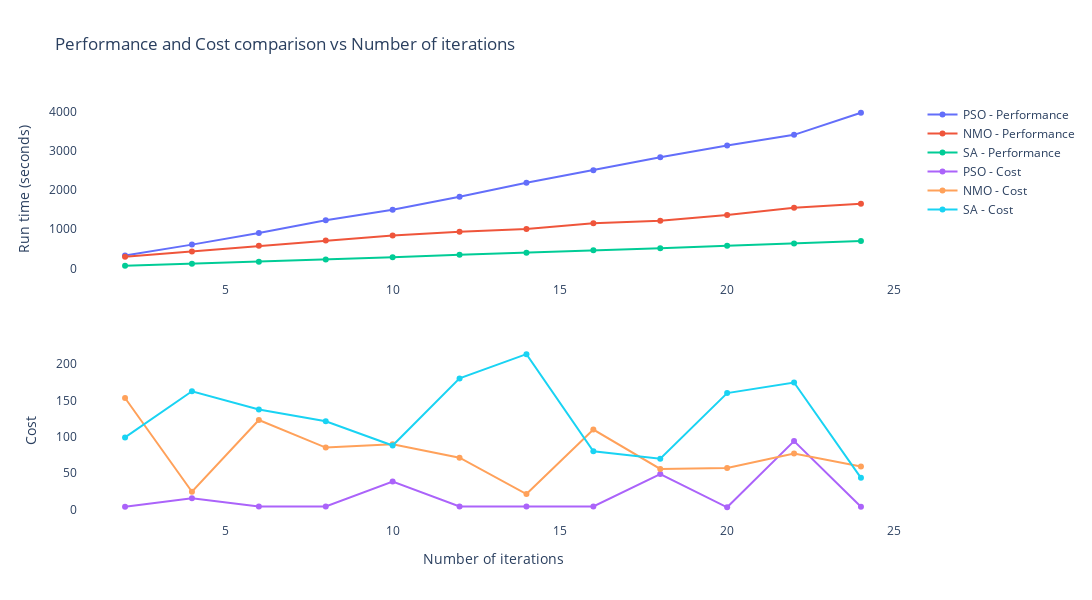

The notebook cell saved with this chart:
### Code cell
fig = make_subplots(rows= 2, cols= 1, shared_xaxes=True)

fig.add_trace(go.Scatter(x= df['index'], y= df['performance'], name= 'PSO - Performance'), row= 1, col= 1)
fig.add_trace(go.Scatter(x= df2['index'], y= df2['performace'], name= 'NMO - Performance'),row= 1, col= 1)
fig.add_trace(go.Scatter(x= df3['iteration'], y= df3['execution_time'], name= 'SA - Performance'), row= 1, col= 1)

fig.add_trace(go.Scatter(x= df['index'], y= abs(df['score']), name= 'PSO - Cost'), row= 2, col= 1)
fig.add_trace(go.Scatter(x= df2['index'], y= abs(df2['score']), name= 'NMO - Cost'), row= 2, col= 1)
fig.add_trace(go.Scatter(x= df3['iteration'], y= abs(df3['best_cost']), name= 'SA - Cost'), row= 2, col= 1)

fig.update_yaxes(showline= True,title= 'Run time (seconds)',row=1,col=1)
fig.update_yaxes(showline= True,title= 'Cost', row=2,col=1)

fig.update_xaxes(showline=True,showgrid=False, showticklabels=True, row=1,col=1)
fig.update_xaxes(showline=True,showgrid=False, showticklabels=True,title= 'Number of iterations', row=2,col=1)

fig.update_layout(
    title= 'Performance and Cost comparison vs Number of iterations',
    plot_bgcolor='white',
    height=600, 
    width=1100
)

### Figure 1 — Plotly figure (JSON) as saved in the notebook; plotly's stock layout.template omitted (floating-point values rounded to 4 significant figures)
{"data": [{"name": "PSO - Performance", "type": "scatter", "x": [2, 4, 6, 8, 10, 12, 14, 16, 18, 20, 22, 24], "xaxis": "x", "y": [331, 606, 904, 1227, 1499, 1829, 2188, 2506, 2838, 3135, 3410, 3976], "yaxis": "y"}, {"name": "NMO - Performance", "type": "scatter", "x": [2, 4, 6, 8, 10, 12, 14, 16, 18, 20, 22, 24], "xaxis": "x", "y": [296.1, 430.8, 575.3, 712.7, 838.4, 934.8, 1006.0, 1154.0, 1215.0, 1365.0, 1546.0, 1649.0], "yaxis": "y"}, {"name": "SA - Performance", "type": "scatter", "x": [2, 4, 6, 8, 10, 12, 14, 16, 18, 20, 22, 24], "xaxis": "x", "y": [64.37, 114.6, 170.6, 228.9, 284.7, 345.8, 396.0, 462.2, 510.7, 575.8, 637.2, 698.2], "yaxis": "y"}, {"name": "PSO - Cost", "type": "scatter", "x": [2, 4, 6, 8, 10, 12, 14, 16, 18, 20, 22, 24], "xaxis": "x2", "y": [3.964, 15.63, 4.036, 4.115, 38.55, 4.222, 4.122, 4.231, 48.69, 3.041, 94.12, 3.885], "yaxis": "y2"}, {"name": "NMO - Cost", "type": "scatter", "x": [2, 4, 6, 8, 10, 12, 14, 16, 18, 20, 22, 24], "xaxis": "x2", "y": [153.3, 24.49, 123.1, 85.2, 89.7, 71.26, 21.24, 109.9, 55.87, 57.07, 77.13, 59.26], "yaxis": "y2"}, {"name": "SA - Cost", "type": "scatter", "x": [2, 4, 6, 8, 10, 12, 14, 16, 18, 20, 22, 24], "xaxis": "x2", "y": [99.11, 162.5, 137.5, 121.3, 88.04, 180.3, 213.6, 80.13, 69.87, 160.0, 174.7, 43.54], "yaxis": "y2"}], "layout": {"height": 600, "plot_bgcolor": "white", "title": {"text": "Performance and Cost comparison vs Number of iterations"}, "width": 1100, "xaxis": {"anchor": "y", "autorange": true, "domain": [0, 1], "matches": "x2", "range": [0.6524, 25.35], "showgrid": false, "showline": true, "showticklabels": true, "type": "linear"}, "xaxis2": {"anchor": "y2", "autorange": true, "domain": [0, 1], "range": [0.6524, 25.35], "showgrid": false, "showline": true, "showticklabels": true, "title": {"text": "Number of iterations"}, "type": "linear"}, "yaxis": {"anchor": "x", "autorange": true, "domain": [0.575, 1], "range": [-259.4, 4300.0], "showline": true, "title": {"text": "Run time (seconds)"}, "type": "linear"}, "yaxis2": {"anchor": "x2", "autorange": true, "domain": [0, 0.425], "range": [-14.38, 231.0], "showline": true, "title": {"text": "Cost"}, "type": "linear"}}}
